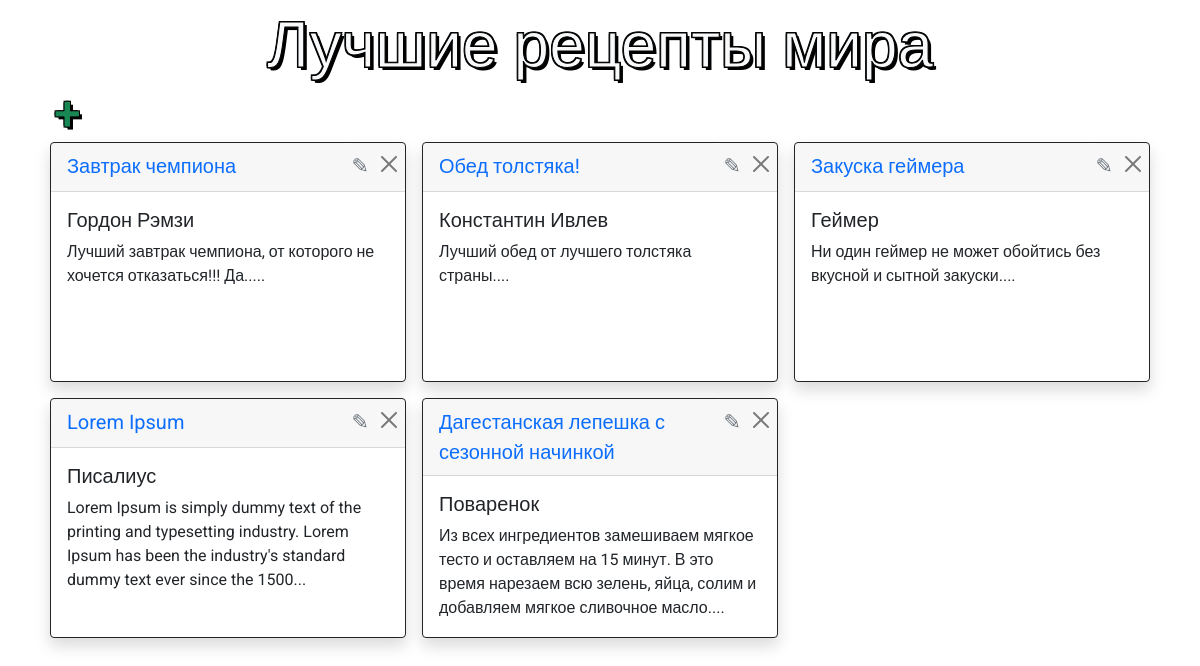
Before: / with the older database file.
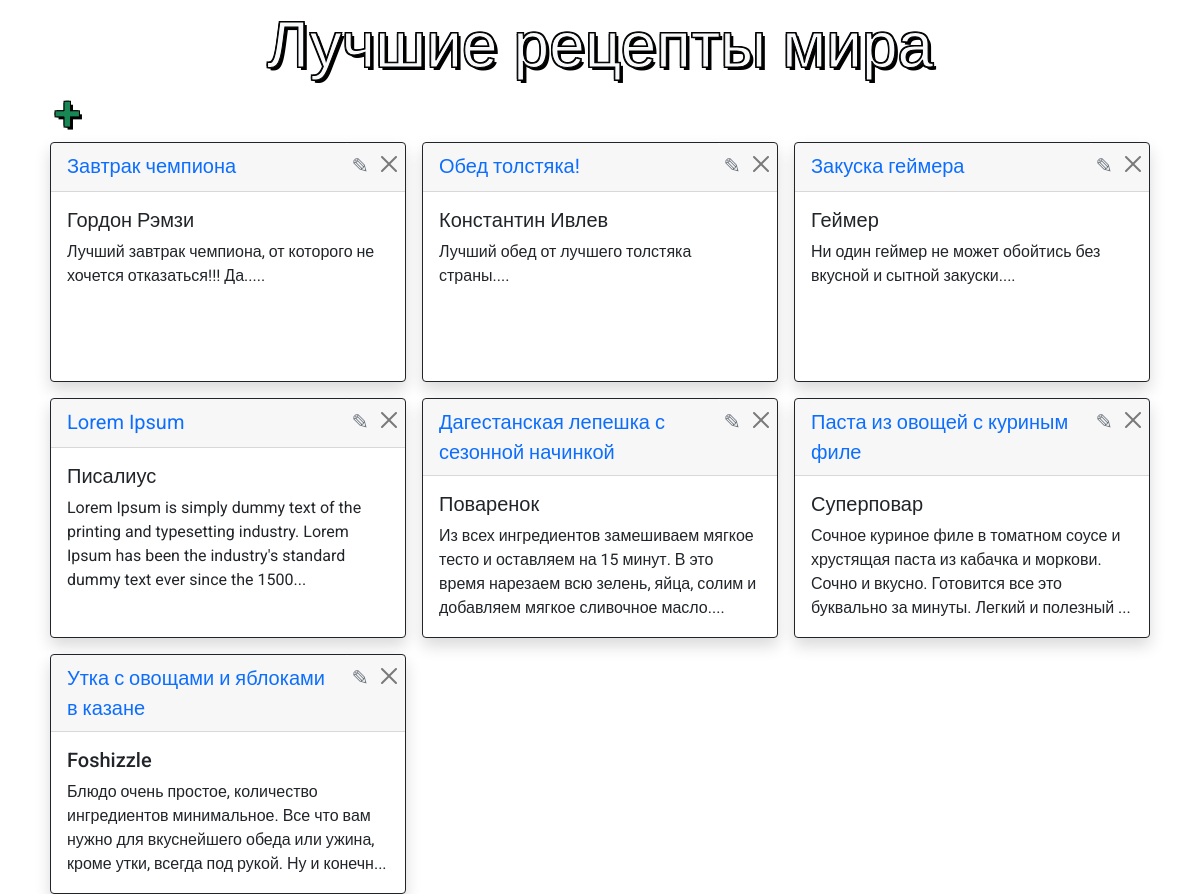
After: the same page with the newer database file.
### kitchen/models.py (models this page shows, shortened)
class Recipe(models.Model):
    class RecipeType(models.TextChoices):
        breakfast = 'Завтрак', _('Завтрак')
        lunch = 'Полдник', _('Полдник')
        dinner = 'Обед', _('Обед')
        supper = 'Ужин', _('Ужин')
        snack = 'Закуска', _('Закуска')
    name = models.CharField(max_length=50, verbose_name='Название')
    author = models.CharField(max_length=50, verbose_name='Автор')
    type = models.CharField(
        max_length=7,
        choices=RecipeType.choices,
        default=RecipeType.breakfast,
        verbose_name='Тип',
    )
    description = models.TextField(verbose_name='Описание')
    ingredients = models.TextField(verbose_name='Ингредиенты')
    country = models.CharField(max_length=50, verbose_name='Страна')

### kitchen/views.py (the view)
# urls.py: path('', Index.as_view(), name='index'),
class Index(ListView):
    model = Recipe
    template_name = 'kitchen/index.html'
    context_object_name = 'recipes'

### kitchen/templates/kitchen/index.html
{% extends 'kitchen/base.html' %}
{% block content %}
<div class="row mx-auto w-100">
    <div class="col">
        <h1 class="text-center text-light mb-0 mt-2 text-outline" style="font-size: 4rem;">Лучшие рецепты мира</h1>
        <h1 class="text-start plus p-0 m-0">
            <a class="link-success text-decoration-none"
               href="{% url 'create' %}" title="Добавить Рецепт">&plus;</a>
        </h1>
    </div>
</div>
<div class="row mx-auto w-100 row-cols-3 g-3">
        {% for recipe in recipes %}
            <div class="col">
                <div class="card border-dark shadow shadow w-100">
                    <div class="d-flex">
                        <div class="card-header flex-grow-1 fs-5">
                            <a class="link-primary text-decoration-none" href="{% url 'detail' recipe.id %}">{{ recipe.name }}</a>
                        </div>
                        <div class="card-header px-1">
                            <a class="link-secondary text-decoration-none" style="font-size: 1.3rem;" title="Редактировать Рецепт" href="{% url 'update' recipe.id %}">&#9998;</a>
                        </div>
                        <div class="card-header px-1">
                            <a class="btn btn-close text-danger"  title="Удалить Рецепт" href="{% url 'delete' recipe.id %}"></a>
                        </div>
                    </div>
                  <div class="card-body text-dark">
                    <h5 class="card-title">{{ recipe.author }}</h5>
                    <p class="card-text">{{ recipe.description|make_list|slice:':150'|join:'' }}...</p>
                  </div>
                </div>
            </div>
        {% endfor %}
</div>
{% endblock content %}

### kitchen/templates/kitchen/base.html (shortened to what this page needs)
{% load static %}
<!doctype html>
<html lang="en">
  <head>
    <link href="https://cdn.jsdelivr.net/npm/bootstrap@5.0.1/dist/css/bootstrap.min.css" rel="stylesheet">
    <link rel="stylesheet" href="{% static 'kitchen/main.css' %}">
  </head>
  <body>
  <div class="container">
      {% block content %} {% endblock %}
  </div>
  </body>
</html>

### kitchen/static/kitchen/main.css (style rules this page uses)
body { font-family: 'Roboto', sans-serif; background-image: url('https://cdn.pixabay.com/photo/2017/06/06/22/46/mediterranean-cuisine-2378758_960_720.jpg'); background-repeat: no-repeat; background-size: cover; background-attachment: fixed }
.card { width: 18rem; height: 15rem; transition: all .4s; }
.text-outline { -webkit-text-stroke: 1px black; color: white; text-shadow: 3px 3px 0 #000, -1px -1px 0 #000, 1px -1px 0 #000, -1px 1px 0 #000, 1px 1px 0 #000; }
.plus { font-size: 3rem; color: white; text-shadow: 3px 3px 0 #000, -1px -1px 0 #000, 1px -1px 0 #000, -1px 1px 0 #000, 1px 1px 0 #000; }

Changed rows visible on the page:
added Recipe: name "Паста из овощей с куриным филе", author "Суперповар", description|make_list "Сочное куриное филе в томатном соусе и хрустящая паста из кабачка и моркови. Сочно и вкусно. Готовится все это буквально за минуты. Легкий и полезный"
added Recipe: name "Утка с овощами и яблоками в казане", author "Foshizzle", description|make_list "Блюдо очень простое, количество ингредиентов минимальное. Все что вам нужно для вкуснейшего обеда или ужина, кроме утки, всегда под рукой. Ну и конечн"
